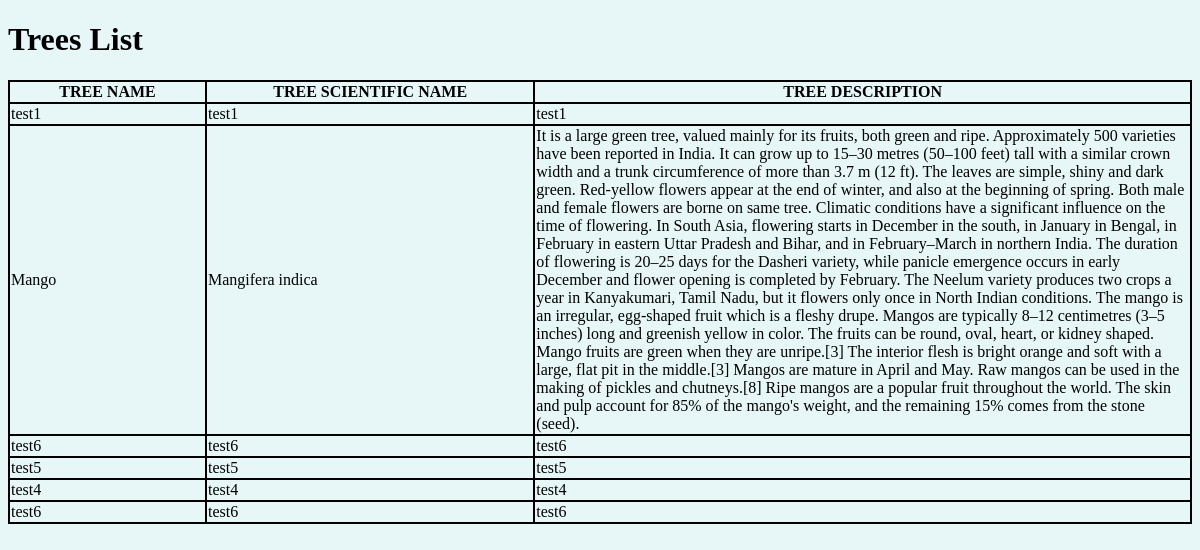
The page / on the database its author committed.
### details/models.py (models this page shows, shortened)
class Tree(models.Model):
    id =  models.AutoField(primary_key=True, editable=False, auto_created = True, serialize = False)
    tree_name = models.TextField(max_length=100)
    tree_scientific_name = models.TextField(max_length=200)
    tree_description = models.TextField(max_length=10000)
    created_by = models.ForeignKey(User, null=True, blank=True,on_delete=models.CASCADE, editable=False)
    search_link_key = models.TextField(max_length=200)

### home/views.py (the view)
# urls.py: path('', views.home, name="index"),
def home(request):
    trees =Tree.objects.all()
    template = loader.get_template('home/index.html')
    context = {
        'tree': trees,
    }
    return HttpResponse(template.render(context, request))

### home/templates/home/index.html (shortened to what this page needs)
{% load static %}
<!DOCTYPE html>
<html>
<head>
    <link rel="stylesheet" href="{% static 'index.css' %}">
</head>
<body>
    <h1>Trees List</h1>
    <table class="treetable">
        <tr>
            <th class="trees" id="name">TREE NAME</th>
            <th class="trees" id="scient">TREE SCIENTIFIC NAME</th>
            <th class="trees" id="desc">TREE DESCRIPTION</th>
        </tr>
        {% for tree_deatils in tree %}
        <tr>
        <td class="trees" id="name">{{ tree_deatils.tree_name}}</td>
        <td class="trees" id="scient">{{tree_deatils.tree_scientific_name }}</td>
        <td class="trees" id="desc">{{tree_deatils.tree_description }}</td>
       </tr>
        {% endfor %}
    </table>
</body>
</html>

### home/static/home/index.css (style rules this page uses)
body { background-color: rgb(231, 247, 247); }
.treetable { border-collapse: collapse; width: 100%; }
.trees { border:2px solid black; border-collapse: collapse; }
#desc { width: 50%; }
#name { width:15%; }
#scient { width: 25%; }

### rows shown on the page
Tree: tree_name "test1", tree_scientific_name "test1", tree_description "test1"
Tree: tree_name "Mango", tree_scientific_name "Mangifera indica", tree_description "It is a large green tree, valued mainly for its fruits, both green and ripe. Approximately 500 varieties have been reported in India. It can grow up to 15–30 metres (50–100 feet) tall with a similar crown width and a trunk circumference of more than 3.7 m (12 ft). The leaves are simple, shiny and dark green. Red-yellow flowers appear at the end of winter, and also at the beginning of spring. Both male and female flowers are borne on same tree. Climatic conditions have a significant influence on the time of flowering. In South Asia, flowering starts in December in the south, in January in Bengal, in February in eastern Uttar Pradesh and Bihar, and in February–March in northern India. The…"
Tree: tree_name "test6", tree_scientific_name "test6", tree_description "test6"
Tree: tree_name "test5", tree_scientific_name "test5", tree_description "test5"
Tree: tree_name "test4", tree_scientific_name "test4", tree_description "test4"
Tree: tree_name "test6", tree_scientific_name "test6", tree_description "test6"
